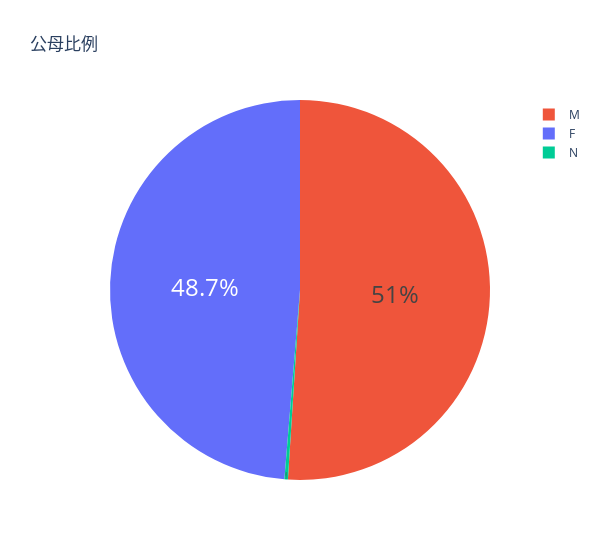
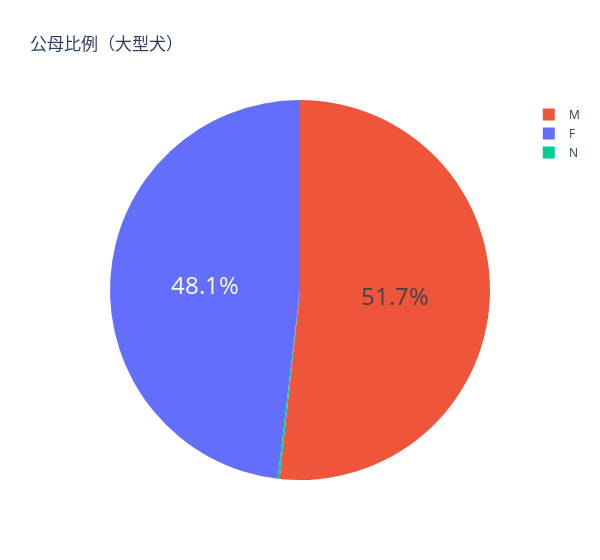
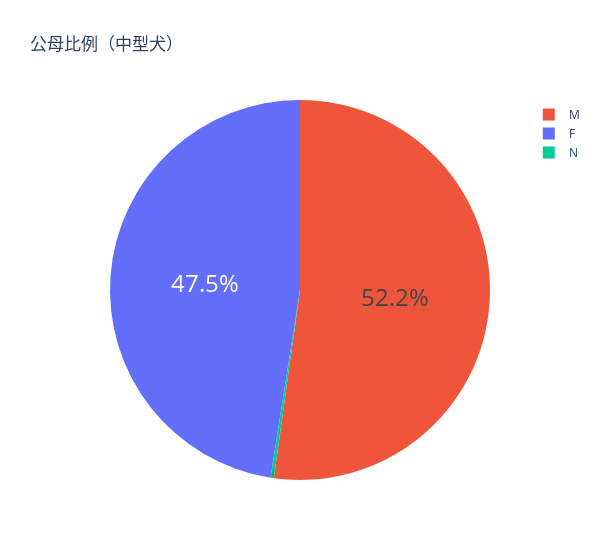
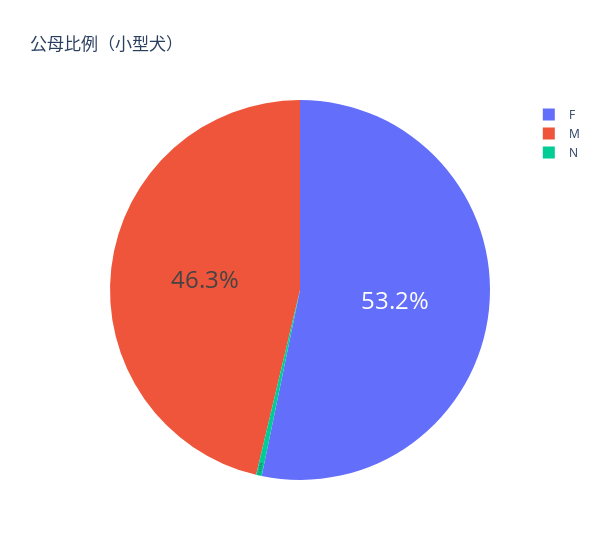

The notebook cell these images were saved under, in order:
### Code cell
draw_pie(df, 'animal_sex', title='公母比例')
draw_pie(df, 'animal_sex', title='公母比例（大型犬）', filter_col="animal_bodytype", filter_val='BIG')
draw_pie(df, 'animal_sex', title='公母比例（中型犬）', filter_col="animal_bodytype", filter_val='MEDIUM')
draw_pie(df, 'animal_sex', title='公母比例（小型犬）', filter_col="animal_bodytype", filter_val='SMALL')

### Figure 1 — Plotly figure (JSON) as saved in the notebook; plotly's stock layout.template omitted (floating-point values rounded to 4 significant figures)
{"data": [{"customdata": [["F"], ["M"], ["N"]], "domain": {"x": [0, 1], "y": [0, 1]}, "hovertemplate": "animal_sex=%{customdata[0]}<br>animal_id=%{value}<extra></extra>", "labels": ["F", "M", "N"], "legendgroup": "", "marker": {"colors": ["#636efa", "#EF553B", "#00cc96"]}, "name": "", "showlegend": true, "textfont": {"size": 24}, "textposition": "inside", "type": "pie", "values": [2803, 2937, 17]}], "layout": {"legend": {"tracegroupgap": 0}, "title": {"text": "公母比例"}, "width": 600}}

### Figure 2 — Plotly figure (JSON) as saved in the notebook; plotly's stock layout.template omitted (floating-point values rounded to 4 significant figures)
{"data": [{"customdata": [["F"], ["M"], ["N"]], "domain": {"x": [0, 1], "y": [0, 1]}, "hovertemplate": "animal_sex=%{customdata[0]}<br>animal_id=%{value}<extra></extra>", "labels": ["F", "M", "N"], "legendgroup": "", "marker": {"colors": ["#636efa", "#EF553B", "#00cc96"]}, "name": "", "showlegend": true, "textfont": {"size": 24}, "textposition": "inside", "type": "pie", "values": [578, 621, 2]}], "layout": {"legend": {"tracegroupgap": 0}, "title": {"text": "公母比例（大型犬）"}, "width": 600}}

### Figure 3 — Plotly figure (JSON) as saved in the notebook; plotly's stock layout.template omitted (floating-point values rounded to 4 significant figures)
{"data": [{"customdata": [["F"], ["M"], ["N"]], "domain": {"x": [0, 1], "y": [0, 1]}, "hovertemplate": "animal_sex=%{customdata[0]}<br>animal_id=%{value}<extra></extra>", "labels": ["F", "M", "N"], "legendgroup": "", "marker": {"colors": ["#636efa", "#EF553B", "#00cc96"]}, "name": "", "showlegend": true, "textfont": {"size": 24}, "textposition": "inside", "type": "pie", "values": [1665, 1829, 10]}], "layout": {"legend": {"tracegroupgap": 0}, "title": {"text": "公母比例（中型犬）"}, "width": 600}}

### Figure 4 — Plotly figure (JSON) as saved in the notebook; plotly's stock layout.template omitted (floating-point values rounded to 4 significant figures)
{"data": [{"customdata": [["F"], ["M"], ["N"]], "domain": {"x": [0, 1], "y": [0, 1]}, "hovertemplate": "animal_sex=%{customdata[0]}<br>animal_id=%{value}<extra></extra>", "labels": ["F", "M", "N"], "legendgroup": "", "marker": {"colors": ["#636efa", "#EF553B", "#00cc96"]}, "name": "", "showlegend": true, "textfont": {"size": 24}, "textposition": "inside", "type": "pie", "values": [560, 487, 5]}], "layout": {"legend": {"tracegroupgap": 0}, "title": {"text": "公母比例（小型犬）"}, "width": 600}}
